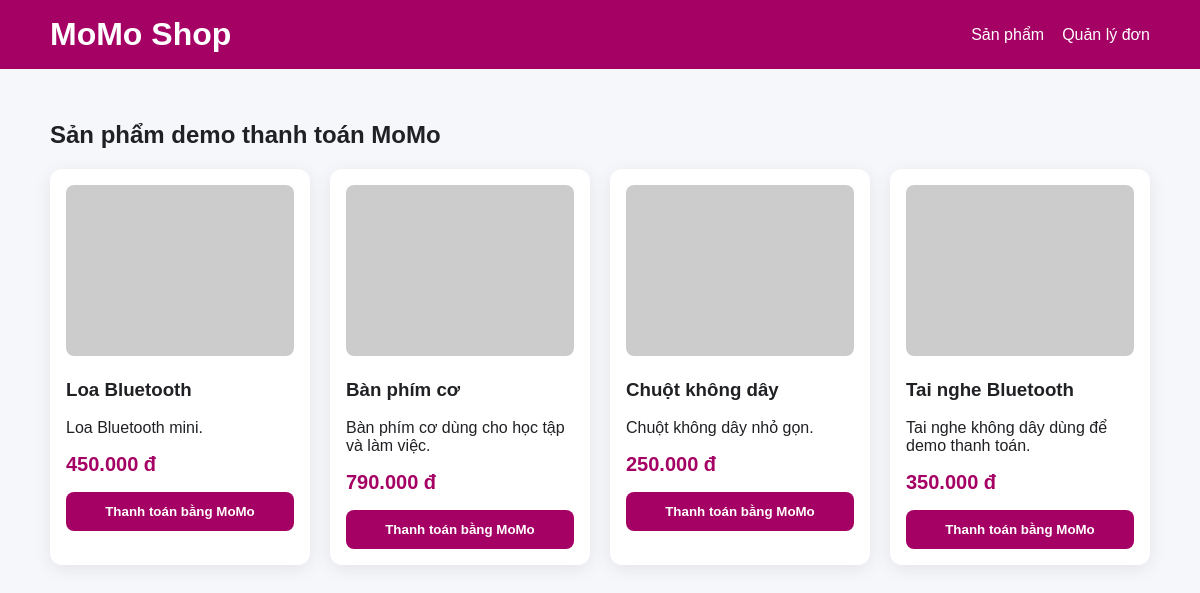
The page / on the database its author committed.
### tables this page shows
CREATE TABLE products (
    id INT UNSIGNED AUTO_INCREMENT PRIMARY KEY,
    name VARCHAR(255) NOT NULL,
    description TEXT NULL,
    price INT UNSIGNED NOT NULL,
    image VARCHAR(255) NULL,
    stock INT UNSIGNED NOT NULL DEFAULT 100,
    created_at DATETIME NOT NULL DEFAULT CURRENT_TIMESTAMP
);

### app/controllers/ProductController.php (called while the page is built)
<?php
require_once BASE_PATH . '/app/models/Product.php';
class ProductController
{
    public function index(): void
    {
        $productModel = new Product();
        $products = $productModel->getAll();
        require BASE_PATH . '/app/views/products.php';
    }
}

### index.php (called while the page is built, shortened)
<?php
require_once BASE_PATH . '/config/database.php';
$routes = require BASE_PATH . '/routes/web.php';
$method = $_SERVER['REQUEST_METHOD'];
$path = parse_url(
    $_SERVER['REQUEST_URI'],
    PHP_URL_PATH
);
$path = rtrim($path, '/');
if ($path === '') {
    $path = '/';
}
$routeKey = $method . ' ' . $path;
[$controllerName, $action] = $routes[$routeKey];
$controller = new $controllerName();
$controller->$action();

### config/database.php (called while the page is built, shortened)
<?php
class Database
{
    private static ?PDO $connection = null;
    public static function connect(): PDO
    {
        $host = 'localhost';
        $port = '3306';
        $database = 'momo_shop';
        $username = 'root';
        $password = '123456';
        $dsn = "mysql:host={$host};port={$port};dbname={$database};charset=utf8mb4";
        self::$connection = new PDO(
            $dsn,
            $username,
            $password,
            [
                PDO::ATTR_ERRMODE => PDO::ERRMODE_EXCEPTION,
                PDO::ATTR_DEFAULT_FETCH_MODE => PDO::FETCH_ASSOC,
                PDO::ATTR_EMULATE_PREPARES => false
            ]
        );
        return self::$connection;
    }
}

### app/models/Product.php (called while the page is built, shortened)
<?php
class Product
{
    private PDO $db;
    public function __construct()
    {
        $this->db = Database::connect();
    }
    public function getAll(): array
    {
        $statement = $this->db->query(
            'SELECT *
             FROM products
             WHERE stock > 0
             ORDER BY id DESC'
        );
        return $statement->fetchAll();
    }
}

### app/views/products.php (the view, shortened to what this page needs)
<!DOCTYPE html>
<html lang="vi">
<head>
    <link
        rel="stylesheet"
        href="/assets/css/style.css"
    >
</head>
<body>
    <header class="header">
        <div class="container header-inner">
            <h1>MoMo Shop</h1>
            <nav>
                <a href="/">Sản phẩm</a>
                <a href="/admin/orders">Quản lý đơn</a>
            </nav>
        </div>
    </header>
    <main class="container">
        <h2>Sản phẩm demo thanh toán MoMo</h2>
        <div class="product-grid">
            <?php foreach ($products as $product): ?>
                <article class="product-card">
                    <img
                        src="<?= htmlspecialchars(
                            $product['image'] ?? ''
                        ) ?>"
                        alt="<?= htmlspecialchars(
                            $product['name']
                        ) ?>"
                    >
                    <h3>
                        <?= htmlspecialchars($product['name']) ?>
                    </h3>
                    <p>
                        <?= htmlspecialchars(
                            $product['description'] ?? ''
                        ) ?>
                    </p>
                    <strong>
                        <?= number_format(
                            (int) $product['price'],
                            0,
                            ',',
                            '.'
                        ) ?> đ
                    </strong>
                    <form
                        action="/payment/momo/create"
                        method="POST"
                    >
                        <button type="submit">
                            Thanh toán bằng MoMo
                        </button>
                    </form>
                </article>
            <?php endforeach; ?>
        </div>
    </main>
</body>
</html>

### assets/css/style.css (style rules this page uses)
* { box-sizing: border-box; }
body { margin: 0; font-family: Arial, sans-serif; background: #f6f7fb; color: #202124; }
.container { width: min(1100px, calc(100% - 32px)); margin: 0 auto; }
.header { background: #a50064; color: white; padding: 16px 0; }
.header-inner { display: flex; align-items: center; justify-content: space-between; }
.header h1 { margin: 0; }
.header nav { display: flex; gap: 18px; }
.header a { color: white; text-decoration: none; }
main { padding: 32px 0; }
.product-grid { display: grid; grid-template-columns: repeat(auto-fit, minmax(220px, 1fr)); gap: 20px; }
.product-card { background: white; border-radius: 12px; padding: 16px; box-shadow: 0 4px 18px rgb(0 0 0 / 8%); }
.product-card img { width: 100%; aspect-ratio: 4 / 3; object-fit: cover; border-radius: 8px; }
.product-card strong { display: block; margin: 16px 0; color: #a50064; font-size: 20px; }
button { width: 100%; border: 0; border-radius: 8px; padding: 12px 16px; background: #a50064; color: white; font-weight: bold; cursor: pointer; }

### rows shown on the page
products: name "Loa Bluetooth", description "Loa Bluetooth mini.", price "450.000"
products: name "Bàn phím cơ", description "Bàn phím cơ dùng cho học tập và làm việc.", price "790.000"
products: name "Chuột không dây", description "Chuột không dây nhỏ gọn.", price "250.000"
products: name "Tai nghe Bluetooth", description "Tai nghe không dây dùng để demo thanh toán.", price "350.000"
